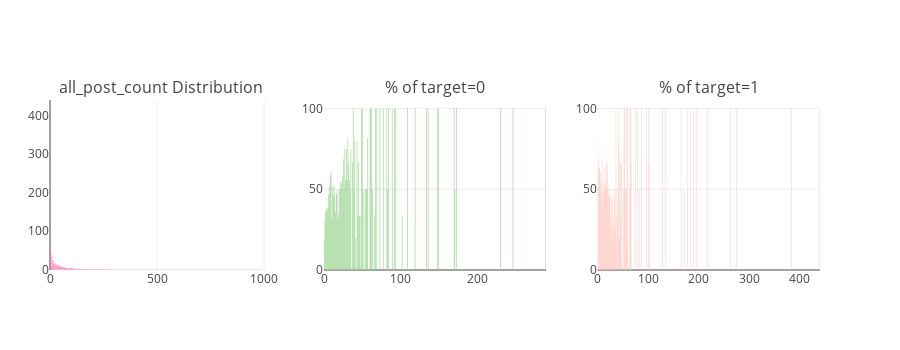

Notebook code for this chart:
### Markdown cell above
### all_post_count

### Code cell
catAndTrgt(merge_df, "all_post_count")

### Figure 1 — Plotly figure (JSON) as saved in the notebook; plotly's stock layout.template omitted (floating-point values rounded to 4 significant figures)
{"data": [{"marker": {"color": "#f975ae"}, "orientation": "h", "type": "bar", "uid": "154997ae-8b5e-11e8-bcf0-6c40089fb510", "x": [1, 1, 1, 1, 1, 1, 1, 1, 1, 1, 1, 1, 1, 1, 1, 1, 1, 1, 2, 2, 2, 2, 2, 2, 2, 2, 2, 2, 2, 2, 2, 2, 2, 2, 2, 3, 3, 3, 3, 3, 3, 3, 3, 3, 3, 3, 3, 3, 3, 3, 3, 4, 4, 4, 4, 4, 4, 5, 5, 5, 6, 6, 6, 6, 7, 8, 8, 8, 8, 9, 9, 10, 10, 11, 12, 13, 16, 16, 16, 17, 17, 19, 20, 20, 27, 28, 33, 37, 39, 49, 50, 53, 54, 72, 72, 102, 112, 157, 274, 987], "xaxis": "x", "y": [184, 190, 52, 173, 263, 49, 128, 53, 92, 97, 73, 231, 87, 165, 89, 135, 119, 101, 171, 148, 109, 55, 290, 384, 217, 39, 83, 65, 63, 51, 440, 78, 247, 56, 54, 275, 37, 45, 47, 69, 79, 93, 46, 50, 170, 62, 66, 136, 74, 102, 84, 67, 59, 34, 29, 35, 60, 42, 41, 38, 82, 44, 32, 36, 61, 17, 27, 20, 26, 28, 30, 40, 43, 57, 22, 23, 25, 33, 18, 16, 31, 24, 21, 19, 13, 15, 14, 11, 12, 9, 10, 8, 7, 5, 6, 3, 4, 2, 1, 0], "yaxis": "y"}, {"marker": {"color": "#96D38C"}, "name": "Target : 0", "type": "bar", "uid": "154acd40-8b5e-11e8-854c-6c40089fb510", "x": [0, 1, 2, 4, 3, 6, 8, 9, 5, 7, 11, 12, 10, 14, 13, 31, 21, 25, 24, 15, 33, 57, 40, 43, 16, 61, 23, 19, 82, 27, 22, 18, 38, 28, 30, 20, 17, 60, 67, 26, 32, 35, 29, 84, 50, 93, 69, 170, 136, 62, 290, 34, 45, 37, 109, 148, 78, 44, 247, 173, 171, 89, 134, 119, 102, 92, 231, 150, 73, 83, 66, 63, 56, 55, 54, 51, 49, 47, 46, 39, 41], "xaxis": "x2", "y": [18.64, 30.66, 36.31, 36.61, 38.24, 47.22, 58.49, 61.22, 38.89, 51.85, 51.35, 46.15, 32, 45.45, 51.85, 82.35, 55, 68.75, 57.89, 35.71, 56.25, 81.82, 80, 80, 47.06, 100, 53.85, 35, 100, 75, 50, 31.25, 100, 55.56, 55.56, 50, 50, 100, 100, 50, 66.67, 75, 75, 100, 100, 100, 100, 100, 100, 100, 100, 50, 66.67, 66.67, 100, 100, 100, 33.33, 100, 100, 50, 100, 100, 100, 33.33, 100, 100, 100, 100, 50, 33.33, 50, 50, 50, 50, 50, 100, 33.33, 33.33, 50, 20], "yaxis": "y2"}, {"marker": {"color": "#FEBFB3"}, "name": "Target : 1", "type": "bar", "uid": "154bfa1c-8b5e-11e8-ab8c-6c40089fb510", "x": [0, 1, 2, 4, 3, 5, 6, 10, 7, 8, 12, 9, 14, 11, 15, 19, 13, 18, 16, 21, 24, 33, 36, 22, 23, 42, 25, 28, 41, 44, 30, 17, 26, 20, 59, 31, 74, 79, 275, 27, 32, 34, 440, 40, 66, 384, 43, 217, 46, 65, 47, 102, 57, 135, 101, 128, 178, 165, 171, 87, 184, 190, 195, 263, 97, 37, 83, 35, 63, 58, 56, 55, 54, 53, 52, 51, 29, 45, 39, 64], "xaxis": "x3", "y": [81.36, 69.34, 63.69, 63.39, 61.76, 61.11, 52.78, 68, 48.15, 41.51, 53.85, 38.78, 54.55, 48.65, 64.29, 65, 48.15, 68.75, 52.94, 45, 42.11, 43.75, 100, 50, 46.15, 100, 31.25, 44.44, 80, 66.67, 44.44, 50, 50, 50, 100, 17.65, 100, 100, 100, 25, 33.33, 50, 100, 20, 66.67, 100, 20, 100, 66.67, 100, 66.67, 66.67, 18.18, 100, 100, 100, 100, 100, 50, 100, 100, 100, 100, 100, 100, 33.33, 50, 25, 50, 100, 50, 50, 50, 100, 100, 50, 25, 33.33, 50, 100], "yaxis": "y3"}], "layout": {"annotations": [{"font": {"size": 16}, "showarrow": false, "text": "all_post_count Distribution", "x": 0.1444, "xanchor": "center", "xref": "paper", "y": 1, "yanchor": "bottom", "yref": "paper"}, {"font": {"size": 16}, "showarrow": false, "text": "% of target=0", "x": 0.5, "xanchor": "center", "xref": "paper", "y": 1, "yanchor": "bottom", "yref": "paper"}, {"font": {"size": 16}, "showarrow": false, "text": "% of target=1", "x": 0.8556, "xanchor": "center", "xref": "paper", "y": 1, "yanchor": "bottom", "yref": "paper"}], "height": 350, "margin": {"l": 50}, "showlegend": false, "xaxis": {"anchor": "y", "domain": [0, 0.2889]}, "xaxis2": {"anchor": "y2", "domain": [0.3556, 0.6444]}, "xaxis3": {"anchor": "y3", "domain": [0.7111, 1]}, "yaxis": {"anchor": "x", "domain": [0, 1]}, "yaxis2": {"anchor": "x2", "domain": [0, 1]}, "yaxis3": {"anchor": "x3", "domain": [0, 1]}}}
